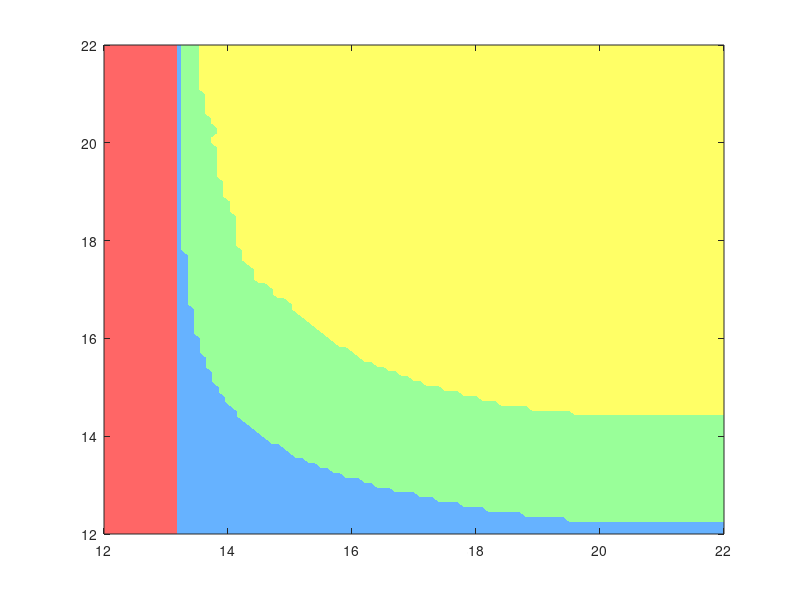

MATLAB code for this plot: (Note: this script raises an error after producing the figure.)
clc 
close all
clear all
tic;

load('R1_T0_18_adapt.mat');
load('R2_T0_19_adapt.mat');
load('R3_T0_20_adapt.mat');

x1 = [18, 18];
y1 = [0, 22];


x2 = [19, 19];
y2 = [0, 22];

x3 = [20, 20];
y3 = [0, 22];


x4 = [0, 22];
y4 = [18, 18];

x5 = [0, 22];
y5 = [19, 19];


x6 = [0, 22];
y6 = [20, 20];




Topt_x_0_end=22;
Topt_y_0_end=22;

Topt_x_0=12:0.1:Topt_x_0_end;
Topt_y_0=12:0.1:Topt_y_0_end;

m1=length(Topt_x_0);
m2=length(Topt_y_0);


color_map_pastel = [255, 102, 102;   % Rojo para 0
                    102, 178, 255;   % Azul para 1
                    153, 255, 153;   % Verde para 2
                    255, 255, 102];  % Amarillo para 3

color_map_pastel = color_map_pastel / 255; % Normalizar los valores a [0, 1]






figure (1)   
[X, Y] = meshgrid(Topt_x_0, Topt_y_0);
contourf(X, Y, R1', 2000, 'LineStyle', 'none');
colormap(color_map_pastel);
ax = gca;
ax.FontSize = 20;
xlim([12, Topt_x_0_end]);
ylim([12, Topt_x_0_end]);
axis square;
xticks([12, 14, 16, 18, 20, 22]);
yticks([12, 14, 16, 18, 20, 22]);
hold on
plot(x1, y1, 'k-', 'LineWidth', 2);
plot(x4, y4, 'k-', 'LineWidth', 2);
set(gca, 'TickLabelInterpreter', 'latex', 'Fontsize', 20);

figure (2)   
[X, Y] = meshgrid(Topt_x_0, Topt_y_0);
contourf(X, Y, R2', 2000, 'LineStyle', 'none');
colormap(color_map_pastel);
ax = gca;
ax.FontSize = 20;
xlim([12, Topt_x_0_end]);
ylim([12, Topt_x_0_end]);
axis square;
xticks([12, 14, 16, 18, 20, 22]);
yticks([12, 14, 16, 18, 20, 22]);
hold on
plot(x2, y2, 'k-', 'LineWidth', 2);
plot(x5, y5, 'k-', 'LineWidth', 2);
set(gca, 'TickLabelInterpreter', 'latex', 'Fontsize', 20);

figure (3)   
[X, Y] = meshgrid(Topt_x_0, Topt_y_0);
contourf(X, Y, R3', 2000, 'LineStyle', 'none');
colormap(color_map_pastel);
ax = gca;
ax.FontSize = 20;
xlim([12, Topt_x_0_end]);
ylim([12, Topt_x_0_end]);
axis square;
xticks([12, 14, 16, 18, 20, 22]);
yticks([12, 14, 16, 18, 20, 22]);
hold on
plot(x3, y3, 'k-', 'LineWidth', 2);
plot(x6, y6, 'k-', 'LineWidth', 2);
set(gca, 'TickLabelInterpreter', 'latex', 'Fontsize', 20);
